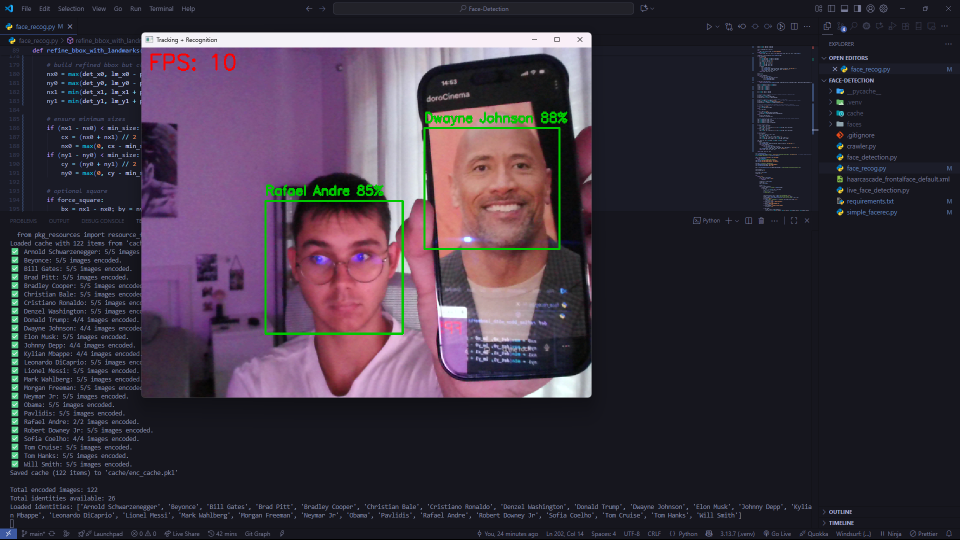
#> input picture tests/test.png, 1919 x 1079 px, given in place of the camera (shown at 1/2 size)
$ python live_face_detection.py
#> lines starting #> are read from the running program, lines starting #| are printed output that depends on the picture; after the words box and inside, x2 and y2 are one past the last pixel; in counts of white or black regions, pixels touching at a corner belong together
import cv2

alg = "haarcascade_frontalface_default.xml"
haar_cascade = cv2.CascadeClassifier(cv2.data.haarcascades + alg)

cap = cv2.VideoCapture(0)
if not cap.isOpened():
    print("Camera not found")
    exit()

cap.set(cv2.CAP_PROP_FRAME_WIDTH, 1280)
cap.set(cv2.CAP_PROP_FRAME_HEIGHT, 720)

win_name = "Face Detected"
cv2.namedWindow(win_name, cv2.WINDOW_NORMAL)
cv2.resizeWindow(win_name, 1024, 768)

scaleFactor = 1.1
minNeighbors = 8
minSize = (100, 100)
upscale = 1.5

while True:
    ret, frame = cap.read()
#> frame is the input picture: shape (1079, 1919, 3); mean B, G, R 62.1, 49.4, 58.4
    if not ret:
        print("Frame not found")
        continue

    h, w = frame.shape[:2]
#> h = 1079; w = 1919

    det_frame = cv2.resize(frame, (int(w*upscale), int(h*upscale)),
                           interpolation=cv2.INTER_LINEAR)

    gray = cv2.cvtColor(det_frame, cv2.COLOR_BGR2GRAY)
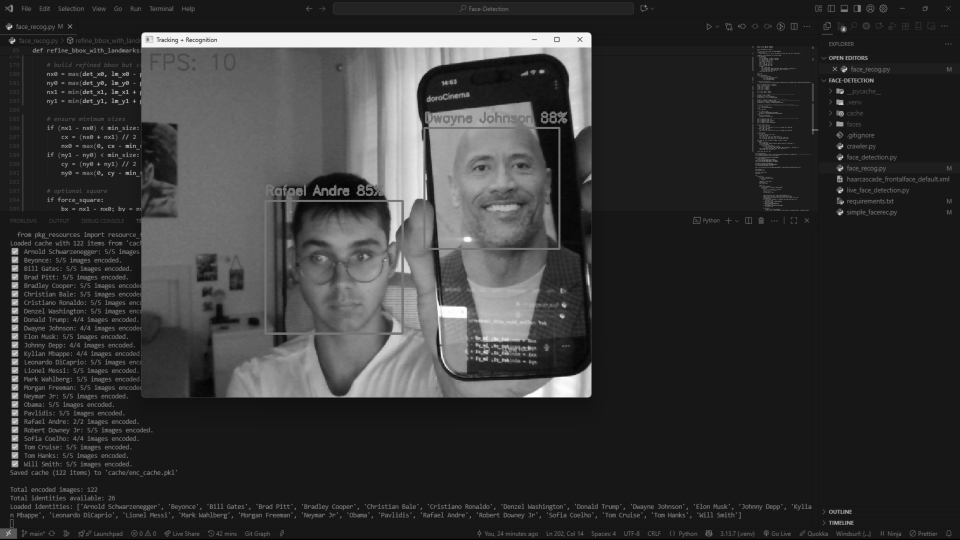
#> gray: shape (1618, 2878) (shown at 1/3 size); min 0, max 255, mean 53.6
    gray = cv2.equalizeHist(gray)
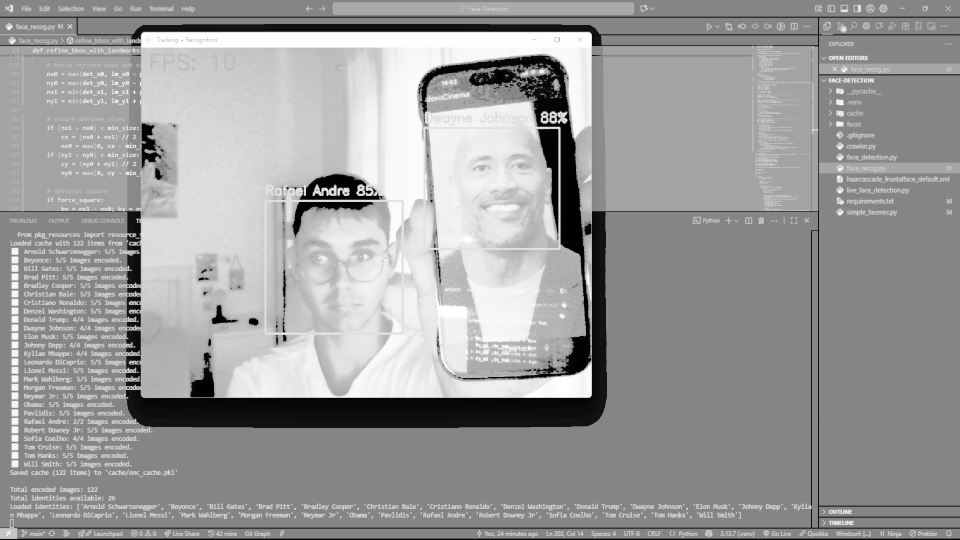
#> gray: shape (1618, 2878) (shown at 1/3 size); min 0, max 255, mean 154.6

    faces = haar_cascade.detectMultiScale(gray,
                                          scaleFactor=scaleFactor,
                                          minNeighbors=minNeighbors,
                                          minSize=minSize)
#> faces = [[1359, 385, 295, 295], [850, 629, 348, 348]]

    for (x, y, fw, fh) in faces:
        x0 = int(x / upscale); y0 = int(y / upscale)
        x1 = int((x + fw) / upscale); y1 = int((y + fh) / upscale)
        cv2.rectangle(frame, (x0, y0), (x1, y1), (0, 255, 0), 2)
#> this loop made 2 passes
#> (x, y, fw, fh, x0, y0, x1, y1) on passes 1 to 2: (1359, 385, 295, 295, 906, 256, 1102, 453), (850, 629, 348, 348, 566, 419, 798, 651)
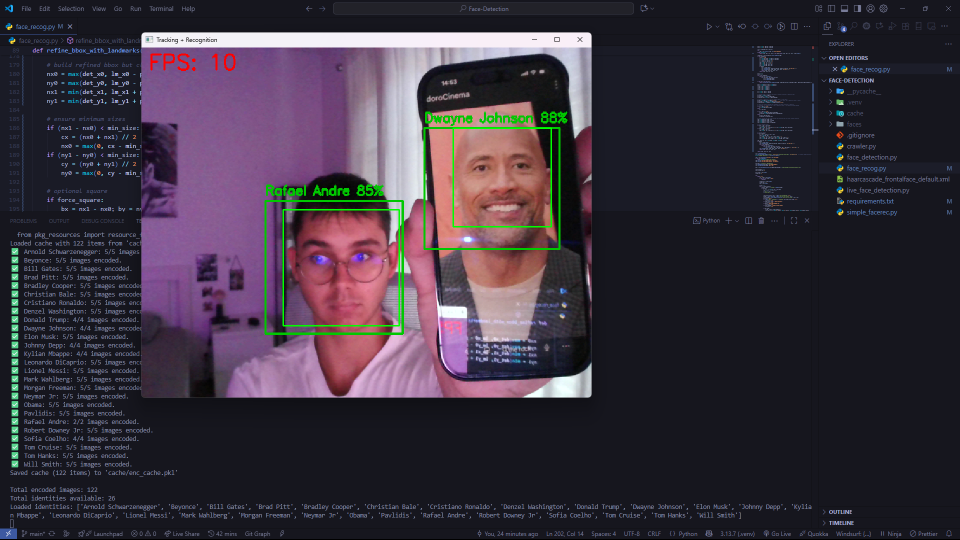
#> frame: shape (1079, 1919, 3) (shown at 1/2 size); 0.25% of pixels changed, all inside (x1, y1, x2, y2) = (565, 255, 1104, 653)

    cv2.imshow(win_name, frame)

    key = cv2.waitKey(1) & 0xFF
#> (key q is pressed here)
    if key == ord('q'):
        break

cap.release()
cv2.destroyAllWindows()
